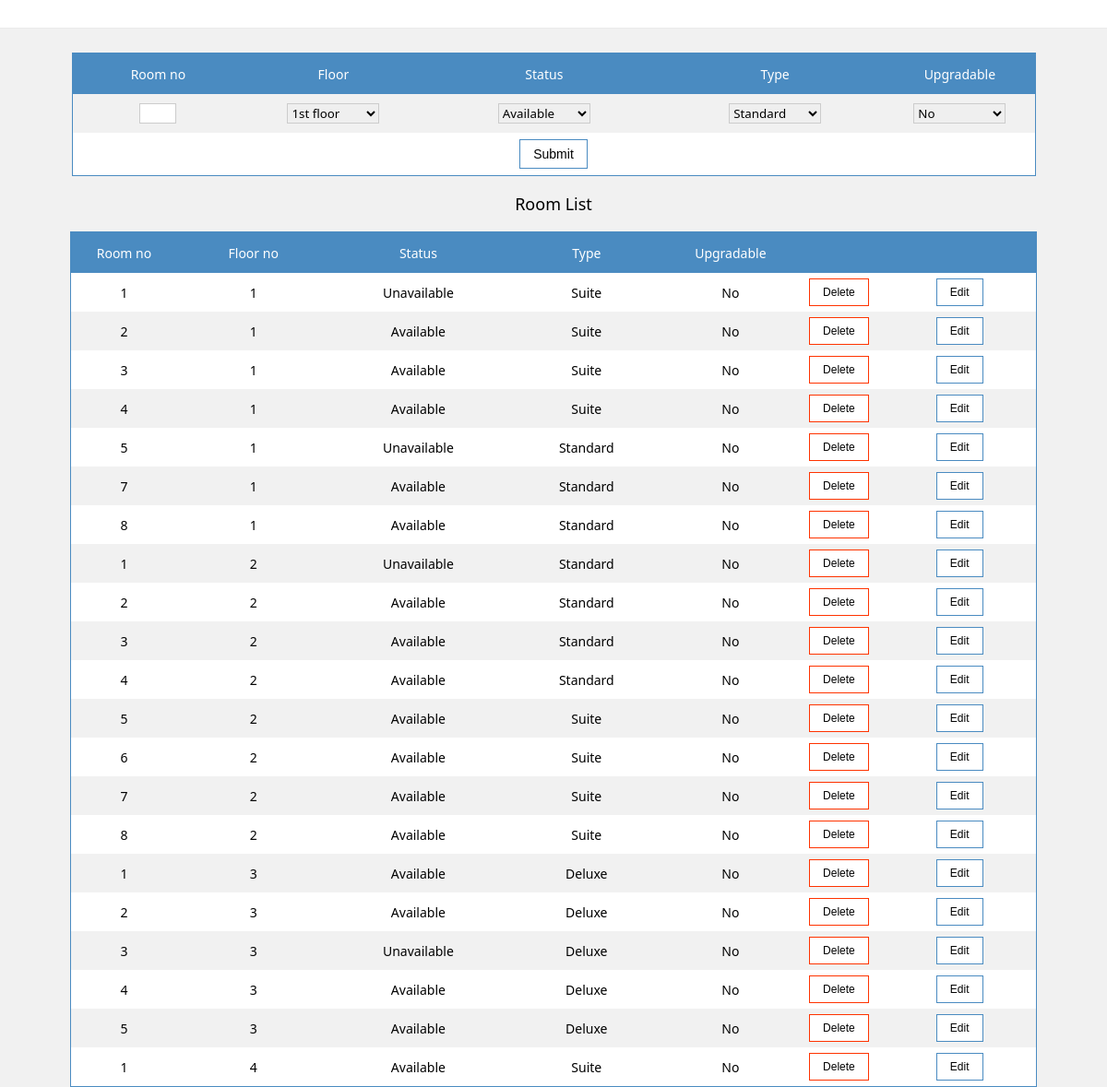
Screenshot of /room.php with the database file from the repository.
### tables this page shows
CREATE TABLE `room_info` (
  `room_id` int(11) NOT NULL,
  `room_no` int(11) DEFAULT NULL,
  `floor_no` int(11) DEFAULT NULL,
  `status` tinyint(1) DEFAULT NULL,
  `type` int(11) DEFAULT NULL,
  `upgradable` tinyint(1) DEFAULT NULL,
  `c_room_no` int(11) DEFAULT NULL,
  `rate` int(11) DEFAULT NULL,
  `delete_status` int(11) NOT NULL DEFAULT '0'
);

CREATE TABLE `room_type` (
  `type_id` int(11) NOT NULL,
  `type_name` varchar(20) DEFAULT NULL,
  `rate` int(11) NOT NULL
);

### room.php (the view, shortened to what this page needs)
<?php
    $conn=mysqli_connect("localhost","root","");
    $db=mysqli_select_db($conn,"hotel_db");
    function show_floor_info_combo($conn,$db,$selected)
    {
        $query="select * from floor_info where floor_status=1";
        $result2=mysqli_query($conn,$query);
        while($data=mysqli_fetch_assoc($result2))
        {
           if($selected==-1)
           {
                echo "<option value=$data[floor_no]>$data[floor_name]</option>";
           }
           else
           {
               if ($selected==$data['floor_no'])
                    echo "<option value=$data[floor_no] selected >$data[floor_no]</option>";
                else
                    echo "<option value=$data[floor_no]>$data[floor_no]</option>";
            }
         }
    }
   function show_type_combo($conn,$db,$selected)
   {
        $query="select * from room_type";
        $result3=mysqli_query($conn,$query);
        while($data=mysqli_fetch_assoc($result3))
        {
               if ($selected==$data['type_id'])
                      echo "<option value= $data[type_id] selected>$data[type_name]</option>";
               else
                      echo "<option value= $data[type_id]>$data[type_name]</option>";
        }
    }
?>
<html>
<head>
</head>
<body bgcolor="#f1f1f1">
<div class="navigation">
</div>
<br/>
<br/><br/>
    <center>
        <form name="f1" method="POST">
             <table width="1045" cellpadding="0"   cellspacing="0"  >
                  <tr bgcolor="#4a8bc1">
                      <td width="174" height="44"><p class="header">Room no</p></td>
                      <td width="182"><p class="header">Floor</p></td>
                      <td width="246"><p class="header">Status</p></td>
                          <td width="223">
              <p class="header">  Type</p>
                </td>
                 <td width="152">
               <p class="header"> Upgradable</p>
                </td>
                </tr>
                <tr  bgcolor='#f1f1f1'>
                      <td height="42" align="center"> <input type="text" name="room_no" size="10" REQUIRED class="txt22"></td>
                       <td><select name="floor_no" default="1" class="cmb">
                       <?php
                          show_floor_info_combo($conn,$db,-1)
                        ?>
                    </select></td>
                    <td align="center"><select name="status"  class="cmb">
                        <option value=1 selected>Available</option>
                    </select></td>
                <td align="center">
                <select name="type"  class="cmb">
                  <?php
                   show_type_combo($conn,$db,-1);
                  ?>
                </select>
                </td>
                <td align="center">
                <select name="upgradable"  class="cmb">
                    <option value=0>No</option>
                    </select>
                </td>
            </tr>
            <tr >
                <td height="46" align="center" colspan="7"><input type="submit" name="submit" class="button"></td>
                </tr>
        </table>
     </form>
    <p class="main"> Room List</p>
    <table  width="1048" cellspacing="0">
        <tr bgcolor="#4a8bc1">
        <td width="107" height="44" align="center"><p class="header">Room no</p></td>
        <td  width="155" align="center"><p class="header">Floor no</p></td>
        <td  width="180" align="center"><p class="header">Status</p></td>
        <td  width="162" align="center"><p class="header">Type</p></td>
        <td width="130" align="center"><p class="header">Upgradable</p></td>
          <td  width="89"></td>
        <td width="50"></td>
        </tr>
        <?php
                $i=0;
				 $query2="select * from room_info,room_type where type=type_id order by c_room_no";
                 $result1=mysqli_query($conn,$query2);
                 while($data=mysqli_fetch_assoc($result1))
                 {
					 if(isset($_GET['ed']) && $_GET['ed']==$data['room_id'] )
					 {
						echo"<tr bgcolor='#4CAF50' >";
					}
                        else
						{
							if($i%2==1)
						{
							echo"<tr bgcolor='#f1f1f1' id='$i' onMouseOver='highlight($i)' onMouseOut='remove_highlight($i)' onDblClick=edit('$data[room_id]')>";
						}
						else
						{
							echo"<tr bgcolor='white' id='$i' onMouseOver='highlight($i)' onMouseOut='remove_highlight($i)'  onDblClick=edit('$data[room_id]')>";
							}
						}
							$i++;
                       if(isset($_GET['ed']) && $_GET['ed']==$data['room_id'] )
                       {
                           ?>
                           <form method='POST'>
                            <td height="42" align="center"><input type='hidden' name='room_id_e' value='<?php echo $data['room_id'];?>'>
                            <input type='text' name='room_no_e' value='<?php echo $data['room_no'];?>' size='4' class="txt22" REQUIRED></td>
                            <td align="center"><select name='floor_e' value=1  class="cmb2">
                           <?php
                            show_floor_info_combo($conn,$db,$data['floor_no']);
                            ?>
                           </select>
                           </td>
                            <?php
                            $zero='';
                            $one='';
                            $two='';
                            if($data['status']==0)
                                $zero='selected';
                                else if($data['status']==1)
                                $one='selected';
                                else
                                $two='selected';
                                ?>
                            <td align="center"><select name='status_e'  class="cmb">
                            <option value=0 <?php echo $zero;?>>Booked</option>
                            <option value=1 <?php echo $one;?>>Available</option>
                            <option value=2 <?php echo $two;?>>Unavailable</option>
                            </select>
                           <td align="center"><select name='type_e'>
                               <?php
                            show_type_combo($conn,$db,$data['type']);?>
                           </select>
                           </td>
                           <?php
                            $yes='';
                            $no='';
                            if($data['upgradable']==0)
                                $no='selected';
                               else
                               $yes='selected';
                               ?>
                            <td align="center"><select name='upgradable_e'  class="cmb2">
                    <option value=0 <?php echo $no; ?>>No</option>
                    <option value=1 <?php echo $yes; ?>>Yes</option>
                    </select></td>
                            <td align="center"><a href='room.php?'><input type='button'  value='Cancel' class="button_r"></a></td>
                            <td align="center"><input type='submit' name='submit_e' value='Save' class="button_g"></td>
                           </form>
                    <?php }
                    else
                    {
                        ?>
                       <td height="42" align="center"><?php echo $data['room_no'];?></td>
                       <td align="center"><?php echo $data['floor_no'];?></td>
                       <?php
                        if($data['status']==0)
                            $st='Booked';
                            else if($data['status']==1)
                                $st='Available';
                                else
                                    $st='Unavailable';
                            ?>
                       <td align="center"><?php echo $st; ?></td>
                       <td align="center"><?php echo $data['type_name']; ?></td>
                       <?php
                        if($data['upgradable']==1)
						{
                            ?> <td align="center">Yes</td>
                            <?php }
                        else
						{
						?>
                         <td align="center">No</td>
                         <?php
						 }
                        ?>
                       <td align="center"><a href='room.php?uid=<?php echo $data['room_id']?>'><input type="button" class="button_r" value="Delete"></a></td>
                       <td width="155" align="center"><a href='room.php?ed=<?php echo $data['room_id']?>'><input type="button" class="button_g" value="Edit"> </a></td>
                    <?php } ?>
                    </tr>
             <?php } ?>
      </table>
     </center>
</body>
</html>

### room.php (style rules this page uses)
.txt22 { outline:none; border: 1.5px solid #ccc; padding:10px 10px; width:40px; height:20px; transition:.5s; font-family:'Segoe UI'; transition: .5s; display:block; }
.cmb { outline:none; border: 1.5px solid #ccc; //padding:10px 10px; width:100px; //height:20px; transition:.5s; font-family:'Segoe UI'; transition: .5s; }
body { font-family:'Segoe UI'; font-size:14px; }
table { border: 1.5px solid #4a8bc1; font-size: 14px; background-color: white; text-align: center; }
.header { font-weight:200; color:white; }
.button { border: 1.5px solid #4a8bc1; background-color:white; font-size:14px; padding:7px 14px; transition: .5s; }
.button_r { border: 1.5px solid #F30; background-color:white; font-size:12px; padding:7px 14px; transition: .5s; }
.button_g { border: 1.5px solid #4a8bc1; background-color:white; font-size:12px; padding:7px 14px; transition: .5s; }
a { text-decoration:none; }
.main { font-size:18px; }
.navigation { width:1800px; height:30px; position:fixed; background-color:white; box-shadow: 0.2px 0.2px 0.5px #000000; }
body { margin:0; }

### rows the page displays
room_info: room_no "1", floor_no "1", status "Unavailable", room_type.type_name "Suite", shows "No"
room_info: room_no "2", floor_no "1", status "Available", room_type.type_name "Suite", shows "No"
room_info: room_no "3", floor_no "1", status "Available", room_type.type_name "Suite", shows "No"
room_info: room_no "4", floor_no "1", status "Available", room_type.type_name "Suite", shows "No"
room_info: room_no "5", floor_no "1", status "Unavailable", room_type.type_name "Standard", shows "No"
room_info: room_no "7", floor_no "1", status "Available", room_type.type_name "Standard", shows "No"
room_info: room_no "8", floor_no "1", status "Available", room_type.type_name "Standard", shows "No"
room_info: room_no "1", floor_no "2", status "Unavailable", room_type.type_name "Standard", shows "No"
room_info: room_no "2", floor_no "2", status "Available", room_type.type_name "Standard", shows "No"
room_info: room_no "3", floor_no "2", status "Available", room_type.type_name "Standard", shows "No"
room_info: room_no "4", floor_no "2", status "Available", room_type.type_name "Standard", shows "No"
room_info: room_no "5", floor_no "2", status "Available", room_type.type_name "Suite", shows "No"
room_info: room_no "6", floor_no "2", status "Available", room_type.type_name "Suite", shows "No"
room_info: room_no "7", floor_no "2", status "Available", room_type.type_name "Suite", shows "No"
room_info: room_no "8", floor_no "2", status "Available", room_type.type_name "Suite", shows "No"
room_info: room_no "1", floor_no "3", status "Available", room_type.type_name "Deluxe", shows "No"
room_info: room_no "2", floor_no "3", status "Available", room_type.type_name "Deluxe", shows "No"
room_info: room_no "3", floor_no "3", status "Unavailable", room_type.type_name "Deluxe", shows "No"
room_info: room_no "4", floor_no "3", status "Available", room_type.type_name "Deluxe", shows "No"
room_info: room_no "5", floor_no "3", status "Available", room_type.type_name "Deluxe", shows "No"
room_info: room_no "1", floor_no "4", status "Available", room_type.type_name "Suite", shows "No"

### other values shown
form field floor_no "1st floor"
form field type "Standard"
